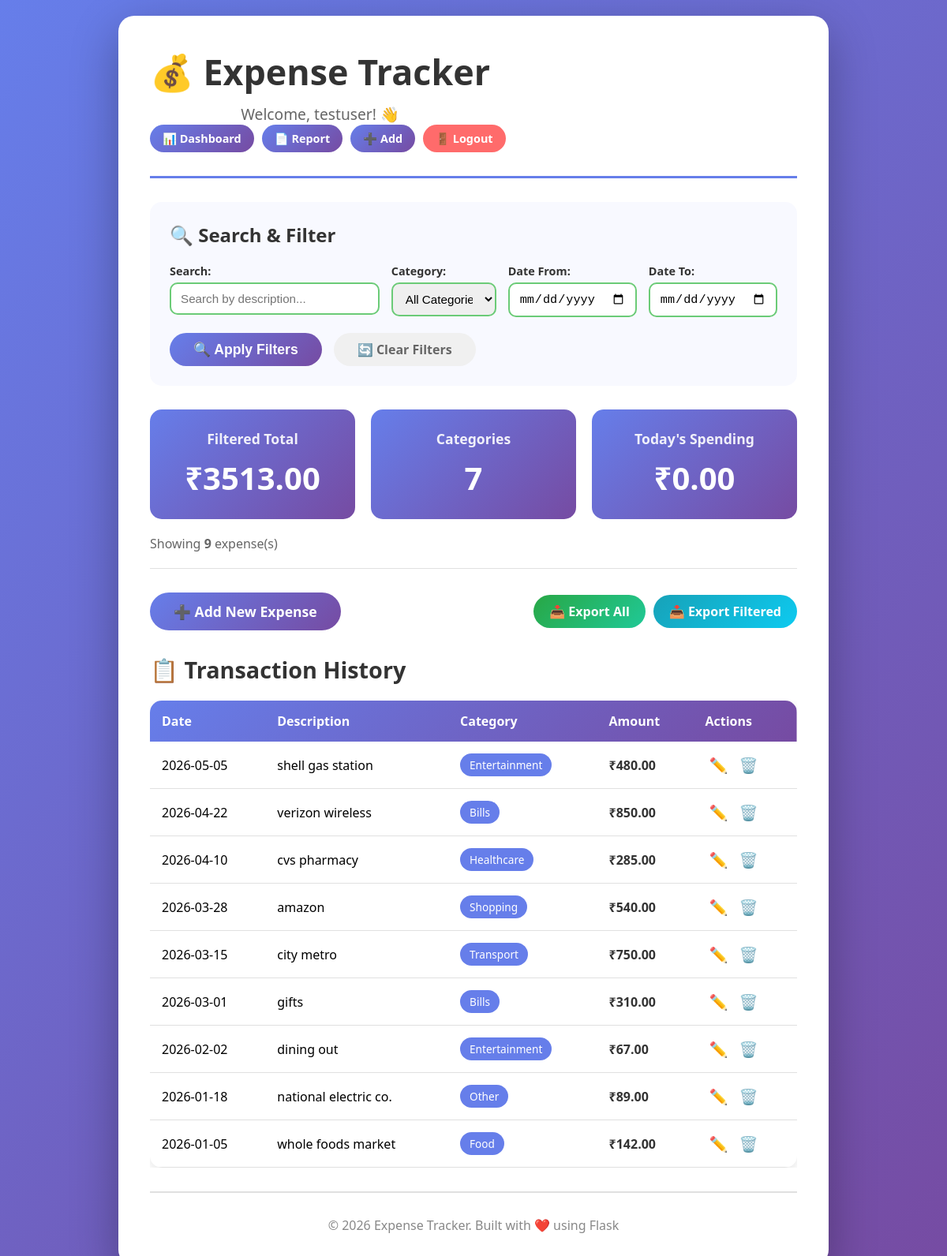
/ (signed in), run on the app's committed database.
### tables this page shows
CREATE TABLE expenses (
            id INTEGER PRIMARY KEY AUTOINCREMENT,
            user_id INTEGER NOT NULL,
            description TEXT NOT NULL,
            amount REAL NOT NULL,
            category TEXT NOT NULL,
            date TEXT NOT NULL,
            FOREIGN KEY (user_id) REFERENCES users (id)
        );

### app.py (the view)
@app.route('/')
def home():
    if 'user_id' not in session:
        flash('Please login to view your expenses.', 'info')
        return redirect(url_for('login'))
    try:
        user_id = session['user_id']
        search_term = request.args.get('search', '').strip()
        category_filter = request.args.get('category', 'All')
        date_from = request.args.get('date_from', '')
        date_to = request.args.get('date_to', '')
        if date_from:
            try:
                datetime.strptime(date_from, '%Y-%m-%d')
            except ValueError:
                flash('Invalid date format for "Date From"', 'error')
                date_from = ''
        if date_to:
            try:
                datetime.strptime(date_to, '%Y-%m-%d')
            except ValueError:
                flash('Invalid date format for "Date To"', 'error')
                date_to = ''
        expenses = db.search_expenses(user_id, search_term, category_filter, date_from, date_to)
        total = db.get_filtered_total(user_id, search_term, category_filter, date_from, date_to)
        categories = db.get_filtered_categories(user_id, search_term, category_filter, date_from, date_to)
        today_total = db.get_today_total(user_id)
        all_categories = ['Food', 'Transport', 'Shopping', 'Entertainment', 'Bills', 'Healthcare', 'Education', 'Other']
        return render_template('index.html',
                             expenses=expenses,
                             total=total,
                             categories=categories,
                             today_total=today_total,
                             username=session.get('username'),
                             search_term=search_term,
                             category_filter=category_filter,
                             all_categories=all_categories,
                             date_from=date_from,
                             date_to=date_to)
    except Exception as e:
        flash(f'An error occurred while loading your expenses. Please try again.', 'error')
        return render_template('index.html',
                             expenses=[],
                             total=0,
                             categories=[],
                             today_total=0,
                             username=session.get('username'),
                             search_term='',
                             category_filter='All',
                             all_categories=[],
                             date_from='',
                             date_to='')

### database.py (called while the page is built)
def get_connection():
    conn = sqlite3.connect(DB_NAME)
    conn.row_factory = sqlite3.Row
    return conn

def get_today_total(user_id):
    today = datetime.now().strftime('%Y-%m-%d')
    conn = get_connection()
    cursor = conn.cursor()
    cursor.execute('''
        SELECT SUM(amount) as total
        FROM expenses
        WHERE user_id = ? AND date = ?
    ''', (user_id, today))
    result = cursor.fetchone()
    conn.close()
    return result['total'] if result['total'] is not None else 0

def search_expenses(user_id, search_term, category=None, date_from=None, date_to=None):
    conn = get_connection()
    cursor = conn.cursor()
    query = 'SELECT * FROM expenses WHERE user_id = ?'
    params = [user_id]
    if search_term and search_term.strip():
        query += ' AND description LIKE ?'
        params.append(f'%{search_term}%')
    if category and category != 'All':
        query += ' AND category = ?'
        params.append(category)
    if date_from:
        query += ' AND date >= ?'
        params.append(date_from)
    if date_to:
        query += ' AND date <= ?'
        params.append(date_to)
    query += ' ORDER BY date DESC'
    cursor.execute(query, params)
    expenses = cursor.fetchall()
    conn.close()
    return expenses

def get_filtered_total(user_id, search_term, category=None, date_from=None, date_to=None):
    conn = get_connection()
    cursor = conn.cursor()
    query = 'SELECT SUM(amount) as total FROM expenses WHERE user_id = ?'
    params = [user_id]
    if search_term and search_term.strip():
        query += ' AND description LIKE ?'
        params.append(f'%{search_term}%')
    if category and category != 'All':
        query += ' AND category = ?'
        params.append(category)
    if date_from:
        query += ' AND date >= ?'
        params.append(date_from)
    if date_to:
        query += ' AND date <= ?'
        params.append(date_to)
    cursor.execute(query, params)
    result = cursor.fetchone()
    conn.close()
    return result['total'] if result['total'] is not None else 0

### templates/index.html (shortened to what this page needs)
<!DOCTYPE html>
<html lang="en">
<head>
    <link rel="stylesheet" href="{{ url_for('static', filename='style.css') }}">
</head>
<body>
    <div class="container">
        <header>
            <div style="display: flex; justify-content: space-between; align-items: center; flex-wrap: wrap;">
                <div>
                    <h1>💰 Expense Tracker</h1>
                    <p>Welcome, {{ username }}! 👋</p>
                </div>
                <div style="display: flex; gap: 10px; flex-wrap: wrap;">
                    <a href="{{ url_for('dashboard') }}" class="btn-nav">📊 Dashboard</a>
                    <a href="{{ url_for('report') }}" class="btn-nav">📄 Report</a>
                    <a href="{{ url_for('add_expense') }}" class="btn-nav">➕ Add</a>
                    <a href="{{ url_for('logout') }}" class="btn-logout">🚪 Logout</a>
                </div>
            </div>
        </header>
        <main>
            <section class="search-section">
                <h2>🔍 Search & Filter</h2>
                <form method="GET" action="{{ url_for('home') }}" class="search-form">
                    <div class="search-grid">
                        <div class="form-group">
                            <label for="search">Search:</label>
                            <input type="text" id="search" name="search"
                                   placeholder="Search by description..."
                                   value="{{ search_term }}">
                        </div>
                        <div class="form-group">
                            <label for="category">Category:</label>
                            <select id="category" name="category">
                                <option value="All" {% if category_filter == 'All' %}selected{% endif %}>All Categories</option>
                            </select>
                        </div>
                        <div class="form-group">
                            <label for="date_from">Date From:</label>
                            <input type="date" id="date_from" name="date_from" value="{{ date_from }}">
                        </div>
                        <div class="form-group">
                            <label for="date_to">Date To:</label>
                            <input type="date" id="date_to" name="date_to" value="{{ date_to }}">
                        </div>
                    </div>
                    <div class="search-actions">
                        <button type="submit" class="btn-submit">🔍 Apply Filters</button>
                        <a href="{{ url_for('home') }}" class="btn-clear">🔄 Clear Filters</a>
                    </div>
                </form>
            </section>
            <section class="stats">
                <div class="stat-card">
                    <h3>Filtered Total</h3>
                    <p class="stat-number">₹{{ "%.2f"|format(total) }}</p>
                </div>
                <div class="stat-card">
                    <h3>Categories</h3>
                    <p class="stat-number">{{ categories|length }}</p>
                </div>
                <div class="stat-card">
                    <h3>Today's Spending</h3>
                    <p class="stat-number">₹{{ "%.2f"|format(today_total) }}</p>
                </div>
            </section>
            <div class="results-info">
                <p>Showing <strong>{{ expenses|length }}</strong> expense(s)</p>
            </div>
            <div style="display: flex; justify-content: space-between; align-items: center; margin: 30px 0; flex-wrap: wrap; gap: 15px;">
                <a href="{{ url_for('add_expense') }}" class="btn-add">➕ Add New Expense</a>
                <div style="display: flex; gap: 10px; flex-wrap: wrap;">
                    <a href="{{ url_for('export_csv') }}" class="btn-export">📥 Export All</a>
                    <a href="{{ url_for('export_csv') }}?{{ request.query_string.decode() }}" class="btn-export-filtered">📥 Export Filtered</a>
                </div>
            </div>
            <section class="expenses-section">
                <h2>📋 Transaction History</h2>
                {% if expenses %}
                    <div class="table-responsive">
                        <table>
                            <thead>
                                <tr>
                                    <th>Date</th>
                                    <th>Description</th>
                                    <th>Category</th>
                                    <th>Amount</th>
                                    <th>Actions</th>
                                </tr>
                            </thead>
                            <tbody>
                                {% for expense in expenses %}
                                <tr>
                                    <td>{{ expense.date }}</td>
                                    <td>{{ expense.description }}</td>
                                    <td><span class="badge">{{ expense.category }}</span></td>
                                    <td class="amount">₹{{ "%.2f"|format(expense.amount) }}</td>
                                    <td class="actions">
                                        <a href="{{ url_for('edit_expense', expense_id=expense.id) }}" class="btn-edit">✏️</a>
                                        <a href="{{ url_for('delete_expense', expense_id=expense.id) }}" class="btn-delete" onclick="return confirm('Are you sure you want to delete this expense?')">🗑️</a>
                                    </td>
                                </tr>
                                {% endfor %}
                            </tbody>
                        </table>
                    </div>
                {% else %}
                    <div class="empty-state">
                        <p>📭 No expenses found matching your criteria.</p>
                        <a href="{{ url_for('home') }}" class="btn-add">Clear Filters</a>
                    </div>
                {% endif %}
            </section>
        </main>
        <footer>
            <p>&copy; 2026 Expense Tracker. Built with ❤️ using Flask</p>
        </footer>
    </div>
</body>
</html>

### data on the page
expenses: date "2026-05-05", description "shell gas station", category "Entertainment", amount "480.00"
expenses: date "2026-04-22", description "verizon wireless", category "Bills", amount "850.00"
expenses: date "2026-04-10", description "cvs pharmacy", category "Healthcare", amount "285.00"
expenses: date "2026-03-28", description "amazon", category "Shopping", amount "540.00"
expenses: date "2026-03-15", description "city metro", category "Transport", amount "750.00"
expenses: date "2026-03-01", description "gifts", category "Bills", amount "310.00"
expenses: date "2026-02-02", description "dining out", category "Entertainment", amount "67.00"
expenses: date "2026-01-18", description "national electric co.", category "Other", amount "89.00"
expenses: date "2026-01-05", description "whole foods market", category "Food", amount "142.00"

### other printed values
{{ username }} "testuser"
{{ "%.2f"|format(total) }} "3513.00"
{{ categories|length }} "7"
{{ "%.2f"|format(today_total) }} "0.00"
{{ expenses|length }} "9"
